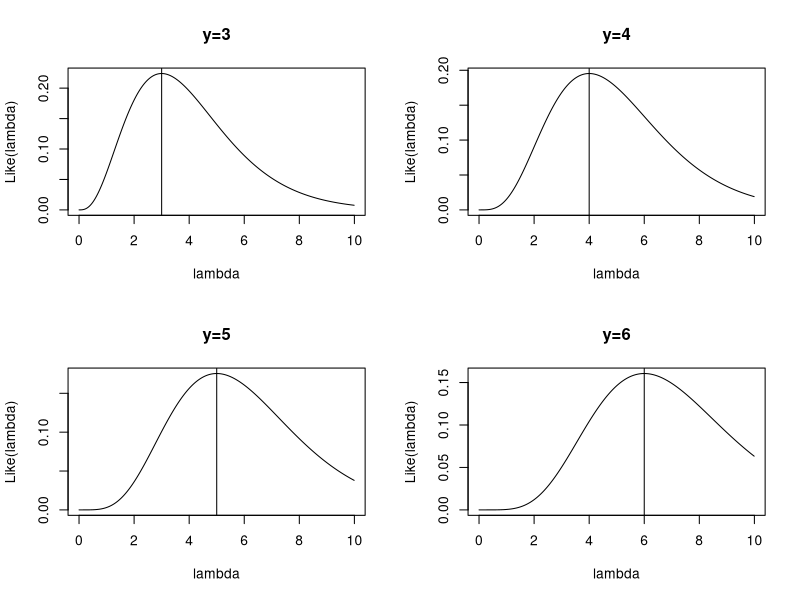

The R source for this figure:
# Poisson function and MLE plot

like.pois <- function(lambda, y) {
  like <- exp(-lambda) * lambda^y/factorial(y)
  return(like)
}

lambda.grid <- seq(0.001, 10, by = 0.01)

par(mfrow = c(2, 2))
plot(lambda.grid, like.pois(lambda.grid, 3), xlab = "lambda", ylab = "Like(lambda)",
     type = "l", main = "y=3")
abline(v = 3)
plot(lambda.grid, like.pois(lambda.grid, 4), xlab = "lambda", ylab = "Like(lambda)",
     type = "l", main = "y=4")
abline(v = 4)
plot(lambda.grid, like.pois(lambda.grid, 5), xlab = "lambda", ylab = "Like(lambda)",
     type = "l", main = "y=5")
abline(v = 5)
plot(lambda.grid, like.pois(lambda.grid, 6), xlab = "lambda", ylab = "Like(lambda)",
     type = "l", main = "y=6")
abline(v = 6)
